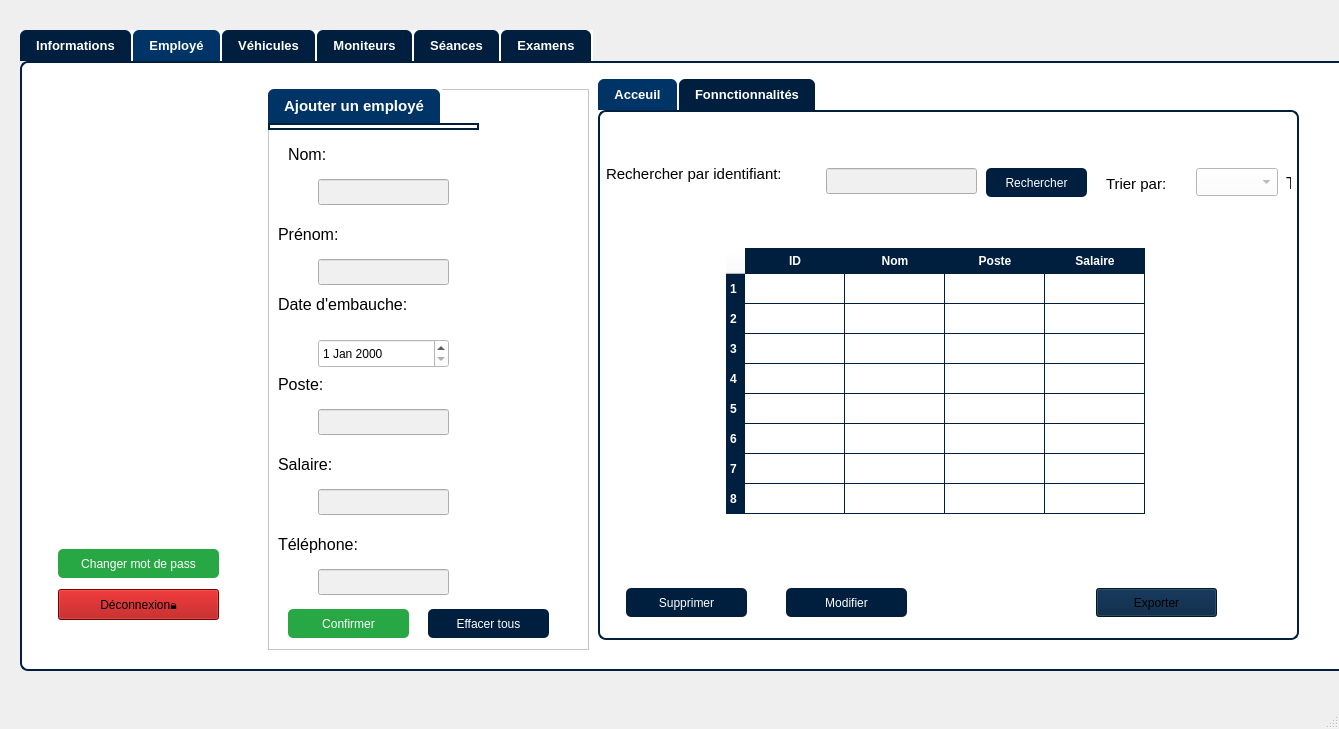
<?xml version="1.0" encoding="UTF-8"?>
<ui version="4.0">
 <class>MainWindow</class>
 <widget class="QMainWindow" name="MainWindow">
  <property name="geometry">
   <rect>
    <x>0</x>
    <y>0</y>
    <width>1339</width>
    <height>729</height>
   </rect>
  </property>
  <property name="windowTitle">
   <string>MainWindow</string>
  </property>
  <widget class="QWidget" name="centralwidget">
   <widget class="QTabWidget" name="tabWidget_3">
    <property name="geometry">
     <rect>
      <x>20</x>
      <y>30</y>
      <width>1331</width>
      <height>641</height>
     </rect>
    </property>
    <property name="font">
     <font>
      <pointsize>10</pointsize>
      <bold>true</bold>
     </font>
    </property>
    <property name="styleSheet">
     <string notr="true">/* إطار الـ Tabs */
QTabWidget::pane {
    border: 2px solid #001f3f;    /* Navy Blue */
    background: #ffffff;          /* خلفية بيضاء */
    border-radius: 8px;
    padding: 6px;
}

/* Tabs */
QTabBar::tab {
    background: #001f3f;          /* Navy Blue أساسي */
    color: white;
    padding: 8px 16px;
    border-top-left-radius: 6px;
    border-top-right-radius: 6px;
    margin-right: 2px;
    font-weight: bold;
}

/* Tab sélectionné */
QTabBar::tab:selected {
    background: #003366;          /* Medium Blue عند التحديد */
    color: white;
}

/* Hover */
QTabBar::tab:hover {
    background: #000d1a;          /* Dark Navy عند hover */
    color: white;
}

/* محتوى التاب */
QTabWidget QWidget {
    background-color: #ffffff;   /* خلفية بيضاء داخلية */
}
</string>
    </property>
    <property name="currentIndex">
     <number>1</number>
    </property>
    <widget class="QWidget" name="widget">
     <attribute name="title">
      <string>Informations</string>
     </attribute>
    </widget>
    <widget class="QWidget" name="tab_5">
     <attribute name="title">
      <string>Employé</string>
     </attribute>
     <widget class="QTabWidget" name="tabWidget_2">
      <property name="geometry">
       <rect>
        <x>570</x>
        <y>10</y>
        <width>701</width>
        <height>561</height>
       </rect>
      </property>
      <property name="font">
       <font>
        <pointsize>10</pointsize>
        <bold>true</bold>
       </font>
      </property>
      <property name="styleSheet">
       <string notr="true">/* إطار الـ Tabs */
QTabWidget::pane {
    border: 2px solid #001f3f;    /* Navy Blue */
    background: #ffffff;          /* خلفية بيضاء */
    border-radius: 8px;
    padding: 6px;
}

/* Tabs */
QTabBar::tab {
    background: #001f3f;          /* Navy Blue أساسي */
    color: white;
    padding: 8px 16px;
    border-top-left-radius: 6px;
    border-top-right-radius: 6px;
    margin-right: 2px;
    font-weight: bold;
}

/* Tab sélectionné */
QTabBar::tab:selected {
    background: #003366;          /* Medium Blue عند التحديد */
    color: white;
}

/* Hover */
QTabBar::tab:hover {
    background: #000d1a;          /* Dark Navy عند hover */
    color: white;
}

/* محتوى التاب */
QTabWidget QWidget {
    background-color: #ffffff;   /* خلفية بيضاء داخلية */
}
</string>
      </property>
      <property name="currentIndex">
       <number>0</number>
      </property>
      <widget class="QWidget" name="widget">
       <attribute name="title">
        <string>Acceuil</string>
       </attribute>
       <widget class="QComboBox" name="comboBox">
        <property name="geometry">
         <rect>
          <x>780</x>
          <y>50</y>
          <width>101</width>
          <height>31</height>
         </rect>
        </property>
        <property name="styleSheet">
         <string notr="true">background-color: rgb(255, 255, 255);
color: rgb(195, 195, 195);</string>
        </property>
        <item>
         <property name="text">
          <string>Salaire</string>
         </property>
        </item>
       </widget>
       <widget class="QLineEdit" name="bar_rech">
        <property name="geometry">
         <rect>
          <x>220</x>
          <y>50</y>
          <width>151</width>
          <height>26</height>
         </rect>
        </property>
        <property name="styleSheet">
         <string notr="true">background-color: rgb(240, 240, 240);</string>
        </property>
       </widget>
       <widget class="QPushButton" name="rech_vehicule">
        <property name="geometry">
         <rect>
          <x>380</x>
          <y>50</y>
          <width>101</width>
          <height>29</height>
         </rect>
        </property>
        <property name="styleSheet">
         <string notr="true">QPushButton#rech_vehicule {
    background-color: #001f3f;
    color: white;
    border-radius: 5px;
    padding: 5px 10px;
    border: none;
}

QPushButton#rech_vehicule:hover {
    background-color: #003366;
    color: white;
}

QPushButton#rech_vehicule:pressed {
    background-color: #000d1a;
    color: white;
}
</string>
        </property>
        <property name="text">
         <string>Rechercher</string>
        </property>
       </widget>
       <widget class="QPushButton" name="supprimer_vehicule">
        <property name="geometry">
         <rect>
          <x>20</x>
          <y>470</y>
          <width>121</width>
          <height>29</height>
         </rect>
        </property>
        <property name="styleSheet">
         <string notr="true">QPushButton#supprimer_vehicule {
    background-color: #001f3f;
    color: white;
    border-radius: 5px;
    padding: 5px 10px;
    border: none;
}

QPushButton#supprimer_vehicule:hover {
    background-color: #003366;
    color: white;
}

QPushButton#supprimer_vehicule:pressed {
    background-color: #000d1a;
    color: white;
}
</string>
        </property>
        <property name="text">
         <string>Supprimer</string>
        </property>
       </widget>
       <widget class="QPushButton" name="modifier_vehicule">
        <property name="geometry">
         <rect>
          <x>180</x>
          <y>470</y>
          <width>121</width>
          <height>29</height>
         </rect>
        </property>
        <property name="styleSheet">
         <string notr="true">QPushButton#modifier_vehicule {
    background-color: #001f3f;
    color: white;
    border-radius: 5px;
    padding: 5px 10px;
    border: none;
}

QPushButton#modifier_vehicule:hover {
    background-color: #003366;
    color: white;
}

QPushButton#modifier_vehicule:pressed {
    background-color: #000d1a;
    color: white;
}
</string>
        </property>
        <property name="text">
         <string>Modifier</string>
        </property>
       </widget>
       <widget class="QPushButton" name="exporter_tab">
        <property name="geometry">
         <rect>
          <x>700</x>
          <y>490</y>
          <width>121</width>
          <height>29</height>
         </rect>
        </property>
        <property name="styleSheet">
         <string notr="true">QPushButton#exporter_tab {
    background-color: #001f3f;
    color: white;
    border-radius: 5px;
    padding: 5px 10px;
    border: none;
}

QPushButton#exporter_tab:hover {
    background-color: #28a745;
    color: white;
}

QPushButton#exporter_tab:pressed {
    background-color: #1e7e34;
    color: white;
}
</string>
        </property>
        <property name="text">
         <string>Exporter</string>
        </property>
       </widget>
       <widget class="QTableWidget" name="tab_vehicule">
        <property name="geometry">
         <rect>
          <x>120</x>
          <y>130</y>
          <width>531</width>
          <height>301</height>
         </rect>
        </property>
        <property name="styleSheet">
         <string notr="true">QTableWidget#tab_vehicule {
    background-color: #ffffff;
    gridline-color: #001f3f;
    color: #001f3f;
    font-size: 14px;
    border-radius: 5px;
}

QHeaderView::section {
    background-color: #001f3f;
    color: white;
    padding: 4px;
    font-weight: bold;
    border: none;
}

QTableWidget#tab_vehicule::item:selected {
    background-color: #28a745;
    color: white;
}
</string>
        </property>
        <property name="rowCount">
         <number>8</number>
        </property>
        <row/>
        <row/>
        <row/>
        <row/>
        <row/>
        <row/>
        <row/>
        <row/>
        <column>
         <property name="text">
          <string>ID</string>
         </property>
        </column>
        <column>
         <property name="text">
          <string>Nom</string>
         </property>
        </column>
        <column>
         <property name="text">
          <string>Poste</string>
         </property>
        </column>
        <column>
         <property name="text">
          <string>Salaire</string>
         </property>
        </column>
       </widget>
       <widget class="QLabel" name="label_6">
        <property name="geometry">
         <rect>
          <x>0</x>
          <y>40</y>
          <width>211</width>
          <height>31</height>
         </rect>
        </property>
        <property name="font">
         <font>
          <pointsize>11</pointsize>
          <bold>false</bold>
         </font>
        </property>
        <property name="styleSheet">
         <string notr="true">color: rgb(0, 0, 0);</string>
        </property>
        <property name="text">
         <string>Rechercher par identifiant:</string>
        </property>
       </widget>
       <widget class="QLabel" name="label_7">
        <property name="geometry">
         <rect>
          <x>680</x>
          <y>50</y>
          <width>81</width>
          <height>31</height>
         </rect>
        </property>
        <property name="font">
         <font>
          <pointsize>12</pointsize>
          <bold>false</bold>
         </font>
        </property>
        <property name="styleSheet">
         <string notr="true">color: rgb(0, 0, 0);</string>
        </property>
        <property name="text">
         <string>Trier par:</string>
        </property>
       </widget>
       <widget class="QLabel" name="label_10">
        <property name="geometry">
         <rect>
          <x>500</x>
          <y>50</y>
          <width>81</width>
          <height>31</height>
         </rect>
        </property>
        <property name="font">
         <font>
          <pointsize>11</pointsize>
         </font>
        </property>
        <property name="styleSheet">
         <string notr="true">color: rgb(0, 0, 0);</string>
        </property>
        <property name="text">
         <string>Trier par:</string>
        </property>
       </widget>
       <widget class="QComboBox" name="comboBox_3">
        <property name="geometry">
         <rect>
          <x>590</x>
          <y>50</y>
          <width>82</width>
          <height>28</height>
         </rect>
        </property>
        <property name="accessibleName">
         <string>Salaire</string>
        </property>
        <property name="styleSheet">
         <string notr="true">color: rgb(150, 150, 150);</string>
        </property>
        <property name="currentText">
         <string/>
        </property>
       </widget>
       <widget class="QPushButton" name="exporter_tab_2">
        <property name="geometry">
         <rect>
          <x>490</x>
          <y>470</y>
          <width>121</width>
          <height>29</height>
         </rect>
        </property>
        <property name="styleSheet">
         <string notr="true">background-color: rgb(0, 31, 63);</string>
        </property>
        <property name="text">
         <string>Exporter</string>
        </property>
       </widget>
      </widget>
      <widget class="QWidget" name="tab_4">
       <attribute name="title">
        <string>Fonnctionnalités</string>
       </attribute>
       <widget class="QLabel" name="label">
        <property name="geometry">
         <rect>
          <x>30</x>
          <y>70</y>
          <width>611</width>
          <height>361</height>
         </rect>
        </property>
        <property name="text">
         <string/>
        </property>
        <property name="pixmap">
         <pixmap>../../../Downloads/resized_image.jpg</pixmap>
        </property>
       </widget>
       <widget class="QPushButton" name="aff_stat_vehicule">
        <property name="geometry">
         <rect>
          <x>50</x>
          <y>470</y>
          <width>151</width>
          <height>31</height>
         </rect>
        </property>
        <property name="styleSheet">
         <string notr="true">QPushButton#aff_stat_vehicule {
    background-color: #001f3f;
    color: white;
    border-radius: 5px;
    padding: 5px 10px;
    border: none;
}

QPushButton#aff_stat_vehicule:hover {
    background-color: #28a745;
    color: white;
}

QPushButton#aff_stat_vehicule:pressed {
    background-color: #1e7e34;
    color: white;
}

QPushButton#aff_stat_vehicule[active=&quot;true&quot;] {
    background-color: #28a745;
    color: white;
}
</string>
        </property>
        <property name="text">
         <string>Afficher/Masquer</string>
        </property>
       </widget>
       <widget class="QPushButton" name="export_stat_vehicule">
        <property name="geometry">
         <rect>
          <x>240</x>
          <y>470</y>
          <width>141</width>
          <height>31</height>
         </rect>
        </property>
        <property name="styleSheet">
         <string notr="true">QPushButton#export_stat_vehicule {
    background-color: #001f3f;
    color: white;
    border-radius: 5px;
    padding: 5px 10px;
    border: none;
}

QPushButton#export_stat_vehicule:hover {
    background-color: #28a745;
    color: white;
}

QPushButton#export_stat_vehicule:pressed {
    background-color: #1e7e34;
    color: white;
}
</string>
        </property>
        <property name="text">
         <string>Exporter</string>
        </property>
       </widget>
      </widget>
     </widget>
     <widget class="QFrame" name="frame">
      <property name="geometry">
       <rect>
        <x>240</x>
        <y>20</y>
        <width>321</width>
        <height>561</height>
       </rect>
      </property>
      <property name="frameShape">
       <enum>QFrame::Shape::StyledPanel</enum>
      </property>
      <property name="frameShadow">
       <enum>QFrame::Shadow::Raised</enum>
      </property>
      <widget class="QTabWidget" name="tabWidget">
       <property name="geometry">
        <rect>
         <x>0</x>
         <y>0</y>
         <width>211</width>
         <height>41</height>
        </rect>
       </property>
       <property name="font">
        <font>
         <pointsize>11</pointsize>
         <bold>true</bold>
        </font>
       </property>
       <property name="currentIndex">
        <number>0</number>
       </property>
       <widget class="QWidget" name="tab_9">
        <attribute name="title">
         <string>Ajouter un employé</string>
        </attribute>
       </widget>
      </widget>
      <widget class="QPushButton" name="confirmer_ajout">
       <property name="geometry">
        <rect>
         <x>20</x>
         <y>520</y>
         <width>121</width>
         <height>29</height>
        </rect>
       </property>
       <property name="styleSheet">
        <string notr="true">QPushButton#confirmer_ajout {
    background-color: #28a745;
    color: white;
    border-radius: 5px;
    padding: 5px 10px;
    border: none;
}

QPushButton#confirmer_ajout:hover {
    background-color: #34c759;
    color: white;
}

QPushButton#confirmer_ajout:pressed {
    background-color: #1e7e34;
    color: white;
}
</string>
       </property>
       <property name="text">
        <string>Confirmer</string>
       </property>
      </widget>
      <widget class="QPushButton" name="effacer_ajout">
       <property name="geometry">
        <rect>
         <x>160</x>
         <y>520</y>
         <width>121</width>
         <height>29</height>
        </rect>
       </property>
       <property name="styleSheet">
        <string notr="true">QPushButton#effacer_ajout {
    background-color: #001f3f;
    color: white;
    border-radius: 5px;
    padding: 5px 10px;
    border: none;
}

QPushButton#effacer_ajout:hover {
    background-color: #003366;
    color: white;
}

QPushButton#effacer_ajout:pressed {
    background-color: #000d1a;
    color: white;
}</string>
       </property>
       <property name="text">
        <string>Effacer tous</string>
       </property>
      </widget>
      <widget class="QLabel" name="label_3">
       <property name="geometry">
        <rect>
         <x>20</x>
         <y>50</y>
         <width>231</width>
         <height>31</height>
        </rect>
       </property>
       <property name="font">
        <font>
         <pointsize>12</pointsize>
        </font>
       </property>
       <property name="styleSheet">
        <string notr="true">color: rgb(0, 0, 0);</string>
       </property>
       <property name="text">
        <string>Nom:</string>
       </property>
      </widget>
      <widget class="QLabel" name="label_4">
       <property name="geometry">
        <rect>
         <x>10</x>
         <y>280</y>
         <width>231</width>
         <height>31</height>
        </rect>
       </property>
       <property name="font">
        <font>
         <pointsize>12</pointsize>
        </font>
       </property>
       <property name="styleSheet">
        <string notr="true">color: rgb(0, 0, 0);</string>
       </property>
       <property name="text">
        <string>Poste:</string>
       </property>
      </widget>
      <widget class="QLabel" name="label_5">
       <property name="geometry">
        <rect>
         <x>10</x>
         <y>200</y>
         <width>231</width>
         <height>31</height>
        </rect>
       </property>
       <property name="font">
        <font>
         <pointsize>12</pointsize>
        </font>
       </property>
       <property name="styleSheet">
        <string notr="true">color: rgb(0, 0, 0);</string>
       </property>
       <property name="text">
        <string>Date d'embauche:</string>
       </property>
      </widget>
      <widget class="QLabel" name="label_8">
       <property name="geometry">
        <rect>
         <x>10</x>
         <y>130</y>
         <width>231</width>
         <height>31</height>
        </rect>
       </property>
       <property name="font">
        <font>
         <pointsize>12</pointsize>
        </font>
       </property>
       <property name="styleSheet">
        <string notr="true">color: rgb(0, 0, 0);</string>
       </property>
       <property name="text">
        <string>Prénom:</string>
       </property>
      </widget>
      <widget class="QLabel" name="label_9">
       <property name="geometry">
        <rect>
         <x>10</x>
         <y>360</y>
         <width>231</width>
         <height>31</height>
        </rect>
       </property>
       <property name="font">
        <font>
         <pointsize>12</pointsize>
        </font>
       </property>
       <property name="styleSheet">
        <string notr="true">color: rgb(0, 0, 0);</string>
       </property>
       <property name="text">
        <string>Salaire:</string>
       </property>
      </widget>
      <widget class="QDateEdit" name="dateEdit">
       <property name="geometry">
        <rect>
         <x>50</x>
         <y>250</y>
         <width>131</width>
         <height>29</height>
        </rect>
       </property>
       <property name="styleSheet">
        <string notr="true">color: rgb(0, 0, 0);</string>
       </property>
      </widget>
      <widget class="QLineEdit" name="marque">
       <property name="geometry">
        <rect>
         <x>50</x>
         <y>90</y>
         <width>131</width>
         <height>26</height>
        </rect>
       </property>
       <property name="styleSheet">
        <string notr="true">background-color: rgb(240, 240, 240);
</string>
       </property>
      </widget>
      <widget class="QLineEdit" name="marque_2">
       <property name="geometry">
        <rect>
         <x>50</x>
         <y>170</y>
         <width>131</width>
         <height>26</height>
        </rect>
       </property>
       <property name="styleSheet">
        <string notr="true">background-color: rgb(240, 240, 240);
</string>
       </property>
      </widget>
      <widget class="QLineEdit" name="marque_3">
       <property name="geometry">
        <rect>
         <x>50</x>
         <y>320</y>
         <width>131</width>
         <height>26</height>
        </rect>
       </property>
       <property name="styleSheet">
        <string notr="true">background-color: rgb(240, 240, 240);
</string>
       </property>
      </widget>
      <widget class="QLineEdit" name="marque_4">
       <property name="geometry">
        <rect>
         <x>50</x>
         <y>400</y>
         <width>131</width>
         <height>26</height>
        </rect>
       </property>
       <property name="styleSheet">
        <string notr="true">background-color: rgb(240, 240, 240);
</string>
       </property>
      </widget>
      <widget class="QLabel" name="label_11">
       <property name="geometry">
        <rect>
         <x>10</x>
         <y>440</y>
         <width>231</width>
         <height>31</height>
        </rect>
       </property>
       <property name="font">
        <font>
         <pointsize>12</pointsize>
        </font>
       </property>
       <property name="styleSheet">
        <string notr="true">color: rgb(0, 0, 0);</string>
       </property>
       <property name="text">
        <string>Téléphone:</string>
       </property>
      </widget>
      <widget class="QLineEdit" name="marque_5">
       <property name="geometry">
        <rect>
         <x>50</x>
         <y>480</y>
         <width>131</width>
         <height>26</height>
        </rect>
       </property>
       <property name="styleSheet">
        <string notr="true">background-color: rgb(240, 240, 240);
</string>
       </property>
      </widget>
     </widget>
     <widget class="QPushButton" name="pushButton_2">
      <property name="geometry">
       <rect>
        <x>30</x>
        <y>520</y>
        <width>161</width>
        <height>31</height>
       </rect>
      </property>
      <property name="styleSheet">
       <string notr="true">background-color: rgb(170, 0, 0);</string>
      </property>
      <property name="text">
       <string>Déconnexion🔒</string>
      </property>
     </widget>
     <widget class="QLabel" name="label_2">
      <property name="geometry">
       <rect>
        <x>30</x>
        <y>50</y>
        <width>161</width>
        <height>131</height>
       </rect>
      </property>
      <property name="text">
       <string/>
      </property>
      <property name="pixmap">
       <pixmap>../../../Downloads/resized_logo.jpg</pixmap>
      </property>
     </widget>
     <widget class="QPushButton" name="seance">
      <property name="geometry">
       <rect>
        <x>30</x>
        <y>480</y>
        <width>161</width>
        <height>29</height>
       </rect>
      </property>
      <property name="styleSheet">
       <string notr="true">QPushButton#seance {
    background-color: #28a745;
    color: white;
    border-radius: 5px;
    padding: 5px 10px;
    border: none;
}

QPushButton#seance:hover {
    background-color: #34c759;
    color: white;
}

QPushButton#seance:pressed {
    background-color: #1e7e34;
    color: white;
}
</string>
      </property>
      <property name="text">
       <string>Changer mot de pass</string>
      </property>
     </widget>
    </widget>
    <widget class="QWidget" name="tab_3">
     <attribute name="title">
      <string>Véhicules</string>
     </attribute>
    </widget>
    <widget class="QWidget" name="tab">
     <attribute name="title">
      <string>Moniteurs</string>
     </attribute>
    </widget>
    <widget class="QWidget" name="tab_6">
     <attribute name="title">
      <string>Séances</string>
     </attribute>
    </widget>
    <widget class="QWidget" name="tab_7">
     <attribute name="title">
      <string>Examens</string>
     </attribute>
    </widget>
   </widget>
  </widget>
  <widget class="QMenuBar" name="menubar">
   <property name="geometry">
    <rect>
     <x>0</x>
     <y>0</y>
     <width>1339</width>
     <height>25</height>
    </rect>
   </property>
  </widget>
  <widget class="QStatusBar" name="statusbar"/>
 </widget>
 <resources/>
 <connections/>
</ui>
